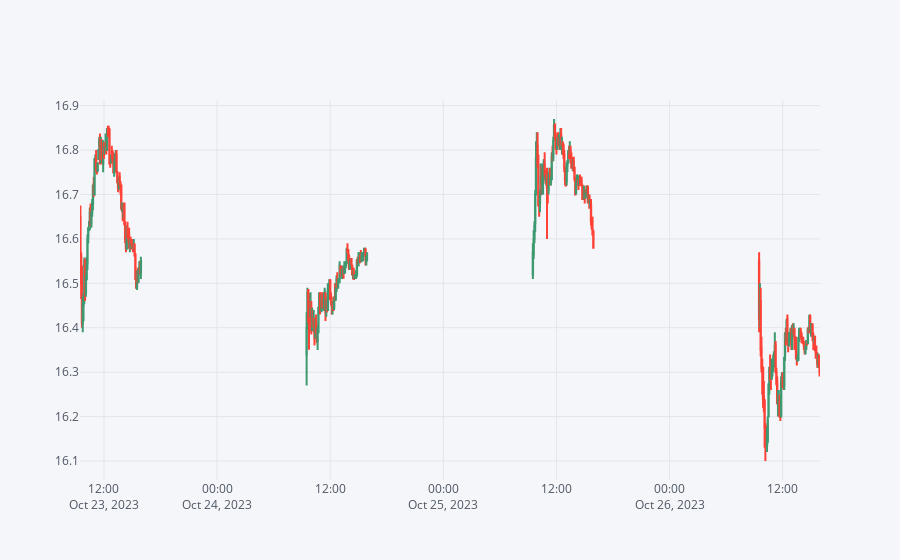

The code cell stored with this chart in its notebook:
### Code cell
resampled_data = sto_date.resample('5T').ohlc()
resampled_data
# resampled_data.loc['2023-10']
sto_date.iplot(kind='candle' )

### Figure 1 — Plotly figure (JSON) as saved in the notebook; plotly's stock layout.template omitted (floating-point values rounded to 4 significant figures; data arrays with more than 128 entries replaced by an {"elided": "..."} marker saying what was removed)
{"data": [{"close": {"elided": "312 float values"}, "high": {"elided": "312 float values"}, "low": {"elided": "312 float values"}, "open": {"elided": "312 float values"}, "showlegend": false, "type": "candlestick", "x": {"elided": "312 str values"}, "yaxis": "y2"}], "layout": {"legend": {"bgcolor": "#F5F6F9", "font": {"color": "#4D5663"}}, "paper_bgcolor": "#F5F6F9", "plot_bgcolor": "#F5F6F9", "title": {"font": {"color": "#4D5663"}}, "xaxis": {"gridcolor": "#E1E5ED", "rangeslider": {"visible": false}, "showgrid": true, "tickfont": {"color": "#4D5663"}, "title": {"font": {"color": "#4D5663"}, "text": ""}, "zerolinecolor": "#E1E5ED"}, "yaxis": {"gridcolor": "#E1E5ED", "showgrid": true, "showticklabels": false, "tickfont": {"color": "#4D5663"}, "title": {"font": {"color": "#4D5663"}, "text": ""}, "zerolinecolor": "#E1E5ED"}, "yaxis2": {"gridcolor": "#E1E5ED", "showgrid": true, "tickfont": {"color": "#4D5663"}, "title": {"font": {"color": "#4D5663"}, "text": ""}, "zerolinecolor": "#E1E5ED"}}}
